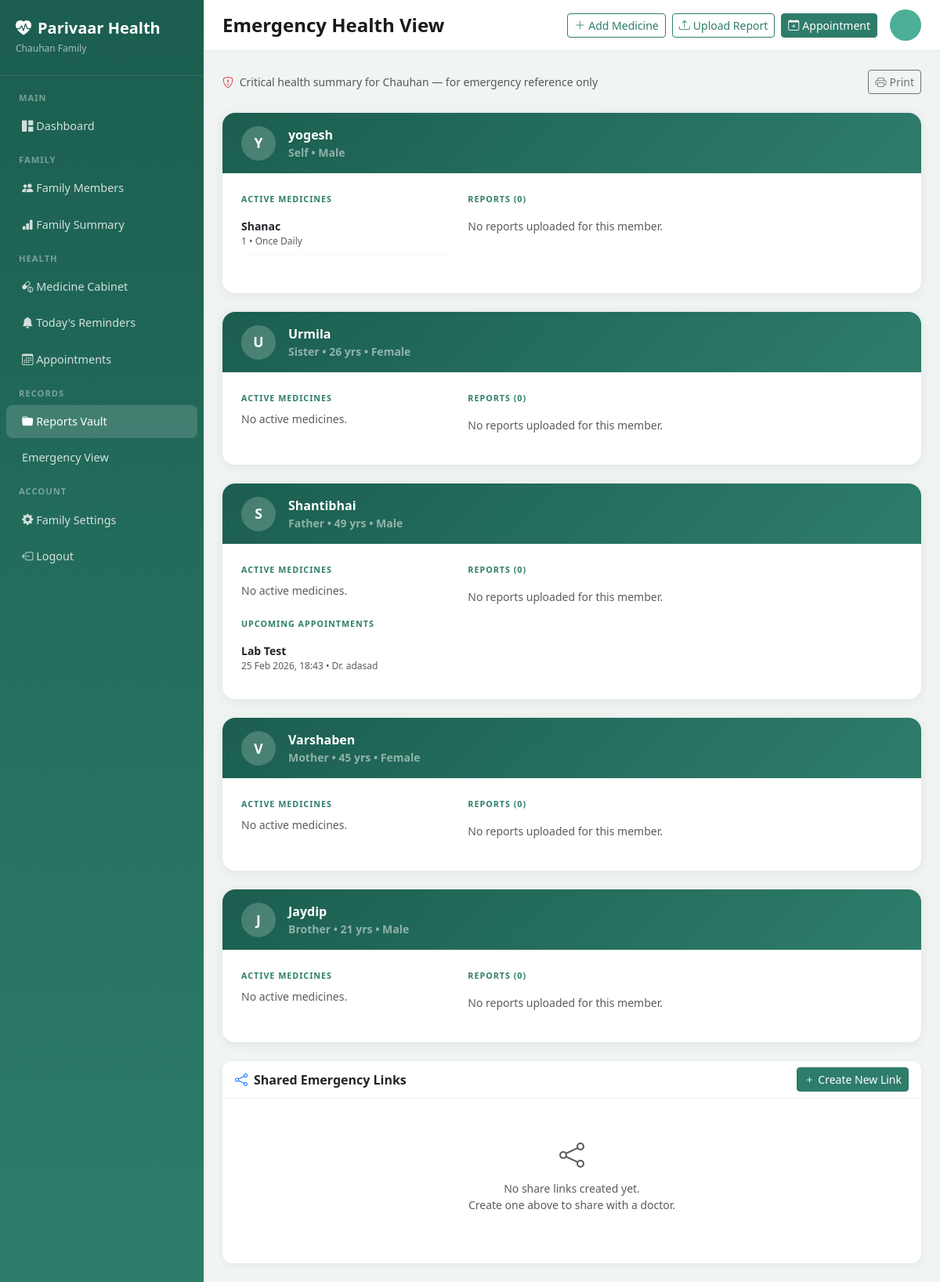
Page /vault/emergency/ (signed in) on the earlier database version.
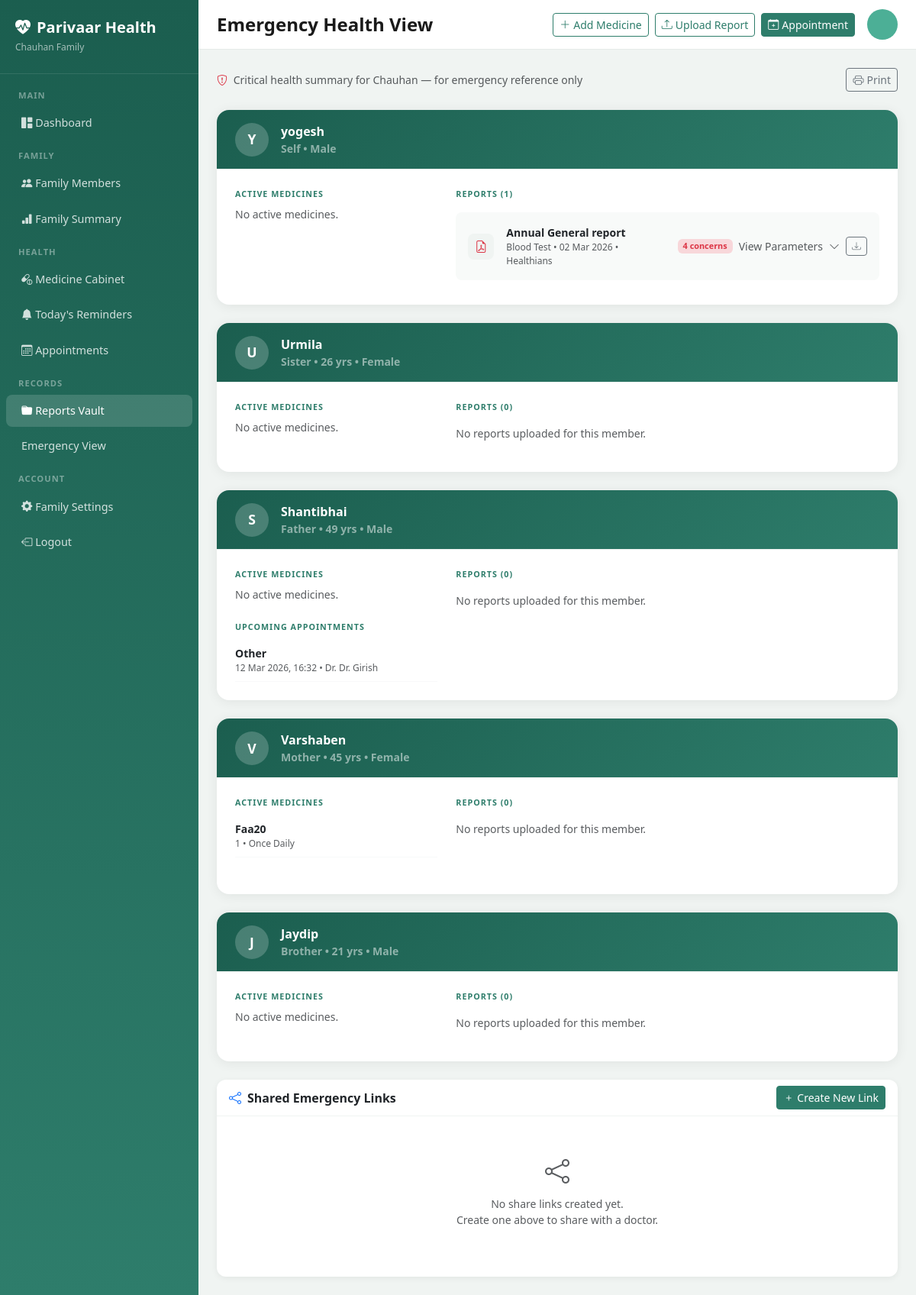
Same page on the later database version.
### accounts/models.py (models this page shows)
class FamilyMember(models.Model):
    ROLE_CHOICES = [
        ('admin', 'Primary Caregiver (Admin)'),
        ('member', 'Secondary Member'),
        ('view_only', 'View-Only Member'),
    ]
    GENDER_CHOICES = [
        ('male', 'Male'),
        ('female', 'Female'),
        ('other', 'Other'),
    ]
    RELATIONSHIP_CHOICES = [
        ('self', 'Self'),
        ('spouse', 'Spouse'),
        ('father', 'Father'),
        ('mother', 'Mother'),
        ('son', 'Son'),
        ('daughter', 'Daughter'),
        ('grandfather', 'Grandfather'),
        ('grandmother', 'Grandmother'),
        ('brother', 'Brother'),
        ('sister', 'Sister'),
        ('other', 'Other'),
    ]
    CHRONIC_CONDITION_CHOICES = [
        ('diabetes', 'Diabetes'),
        ('hypertension', 'Hypertension/BP'),
        ('heart_disease', 'Heart Disease'),
        ('asthma', 'Asthma'),
        ('thyroid', 'Thyroid'),
        ('arthritis', 'Arthritis'),
        ('kidney_disease', 'Kidney Disease'),
        ('cancer', 'Cancer'),
        ('copd', 'COPD'),
        ('other', 'Other'),
    ]
    id = models.UUIDField(primary_key=True, default=uuid.uuid4, editable=False)
    family = models.ForeignKey(Family, on_delete=models.CASCADE, related_name='members')
    user = models.OneToOneField(User, on_delete=models.SET_NULL, null=True, blank=True, related_name='family_member')
    name = models.CharField(max_length=255)
    date_of_birth = models.DateField(null=True, blank=True)
    gender = models.CharField(max_length=10, choices=GENDER_CHOICES)
    relationship = models.CharField(max_length=20, choices=RELATIONSHIP_CHOICES)
    role = models.CharField(max_length=20, choices=ROLE_CHOICES, default='member')
    phone = models.CharField(max_length=15, blank=True)
    abha_id = models.CharField(max_length=50, blank=True, verbose_name='ABHA ID')
    abha_linked = models.BooleanField(default=False)
    abha_consent = models.BooleanField(default=False)
    profile_photo = models.ImageField(upload_to='member_photos/', blank=True, null=True)
    created_at = models.DateTimeField(auto_now_add=True)
    updated_at = models.DateTimeField(auto_now=True)
    def __str__(self):
        return f"{self.name} ({self.relationship}) - {self.family.name}"
    def get_age(self):
        if self.date_of_birth:
            from datetime import date
            today = date.today()
            return today.year - self.date_of_birth.year - (
                (today.month, today.day) < (self.date_of_birth.month, self.date_of_birth.day)
            )
        return None

### medicines/models.py (models this page shows, shortened)
class Medicine(models.Model):
    FREQUENCY_CHOICES = [
        ('once_daily', 'Once Daily'),
        ('twice_daily', 'Twice Daily'),
        ('thrice_daily', 'Three Times Daily'),
        ('four_times', 'Four Times Daily'),
        ('every_6h', 'Every 6 Hours'),
        ('every_8h', 'Every 8 Hours'),
        ('every_12h', 'Every 12 Hours'),
        ('weekly', 'Once a Week'),
        ('alternate', 'Alternate Days'),
        ('as_needed', 'As Needed (SOS)'),
    ]
    id = models.UUIDField(primary_key=True, default=uuid.uuid4, editable=False)
    member = models.ForeignKey(FamilyMember, on_delete=models.CASCADE, related_name='medicines')
    name = models.CharField(max_length=255)
    dosage = models.CharField(max_length=100, help_text='e.g., 500mg, 1 tablet')
    frequency = models.CharField(max_length=20, choices=FREQUENCY_CHOICES)
    start_date = models.DateField()
    end_date = models.DateField(null=True, blank=True)
    quantity_purchased = models.PositiveIntegerField(default=0, help_text='Total tablets/units purchased')
    quantity_remaining = models.PositiveIntegerField(default=0)
    expiry_date = models.DateField(null=True, blank=True)
    low_stock_threshold = models.PositiveIntegerField(default=7, help_text='Alert when remaining < this value')
    instructions = models.TextField(blank=True, help_text='With food, Before meal, etc.')
    photo = models.ImageField(upload_to='medicine_photos/', null=True, blank=True)
    prescribed_by = models.CharField(max_length=255, blank=True)
    is_active = models.BooleanField(default=True)
    created_at = models.DateTimeField(auto_now_add=True)
    updated_at = models.DateTimeField(auto_now=True)
    class Meta:
        ordering = ['-created_at']
    def is_low_stock(self):
        return self.quantity_remaining <= self.low_stock_threshold

### calendar_app/models.py (models this page shows, shortened)
class Appointment(models.Model):
    TYPE_CHOICES = [
        ('checkup', 'General Checkup'),
        ('specialist', 'Specialist Visit'),
        ('lab', 'Lab Test'),
        ('vaccination', 'Vaccination'),
        ('dental', 'Dental'),
        ('eye', 'Eye Checkup'),
        ('physiotherapy', 'Physiotherapy'),
        ('follow_up', 'Follow-up'),
        ('other', 'Other'),
    ]
    STATUS_CHOICES = [
        ('scheduled', 'Scheduled'),
        ('completed', 'Completed'),
        ('cancelled', 'Cancelled'),
        ('rescheduled', 'Rescheduled'),
    ]
    id = models.UUIDField(primary_key=True, default=uuid.uuid4, editable=False)
    family = models.ForeignKey(Family, on_delete=models.CASCADE, related_name='appointments')
    member = models.ForeignKey(FamilyMember, on_delete=models.CASCADE, related_name='appointments')
    doctor_name = models.CharField(max_length=255, blank=True)
    clinic_hospital = models.CharField(max_length=255, blank=True)
    appointment_type = models.CharField(max_length=20, choices=TYPE_CHOICES, default='checkup')
    date_time = models.DateTimeField()
    duration_minutes = models.PositiveIntegerField(default=30)
    status = models.CharField(max_length=15, choices=STATUS_CHOICES, default='scheduled')
    notes = models.TextField(blank=True)
    send_whatsapp_reminder = models.BooleanField(default=False)
    reminder_sent = models.BooleanField(default=False)
    created_at = models.DateTimeField(auto_now_add=True)
    updated_at = models.DateTimeField(auto_now=True)
    class Meta:
        ordering = ['date_time']

### vault/models.py (models this page shows, shortened)
class Report(models.Model):
    REPORT_TYPE_CHOICES = [
        ("blood_test", "Blood Test"),
        ("urine_test", "Urine Test"),
        ("xray", "X-Ray"),
        ("mri", "MRI"),
        ("ct_scan", "CT Scan"),
        ("ecg", "ECG"),
        ("echo", "Echocardiogram"),
        ("prescription", "Prescription"),
        ("discharge_summary", "Discharge Summary"),
        ("vaccination", "Vaccination Card"),
        ("eye_test", "Eye Test"),
        ("dental", "Dental Report"),
        ("biopsy", "Biopsy Report"),
        ("other", "Other"),
    ]
    id = models.UUIDField(primary_key=True, default=uuid.uuid4, editable=False)
    family = models.ForeignKey(Family, on_delete=models.CASCADE, related_name="reports")
    member = models.ForeignKey(FamilyMember, on_delete=models.CASCADE, related_name="reports")
    report_type = models.CharField(max_length=30, choices=REPORT_TYPE_CHOICES)
    title = models.CharField(max_length=255)
    report_date = models.DateField()
    doctor = models.CharField(max_length=255, blank=True)
    hospital_lab = models.CharField(max_length=255, blank=True)
    file = models.FileField(upload_to="reports/%Y/%m/", null=True, blank=True)
    notes = models.TextField(blank=True)
    is_abha_fetched = models.BooleanField(default=False)
    is_deleted = models.BooleanField(default=False, db_index=True)
    deleted_at = models.DateTimeField(null=True, blank=True)
    created_at = models.DateTimeField(auto_now_add=True)
    updated_at = models.DateTimeField(auto_now=True)
    class Meta:
        ordering = ["-report_date"]
    def file_extension(self) -> str:
        if self.file:
            name = self.file.name.lower()
            if name.endswith(".pdf"):
                return "pdf"
            elif name.endswith((".jpg", ".jpeg", ".png")):
                return "image"
        return "other"

class ReportExtraction(models.Model):
    class Status(models.TextChoices):
        PENDING = "pending", "Pending"
        PROCESSING = "processing", "Processing"
        COMPLETED = "completed", "Completed"
        FAILED = "failed", "Failed"
    report = models.OneToOneField(
        Report,
        on_delete=models.CASCADE,
        related_name="extraction",
        primary_key=True,
    )
    status = models.CharField(
        max_length=20,
        choices=Status.choices,
        default=Status.PENDING,
        db_index=True,
    )
    raw_data = models.JSONField(
        default=dict,
        blank=True,
        help_text="Full structured JSON returned by Azure OpenAI extraction.",
    )
    error_message = models.TextField(
        blank=True,
        default="",
        help_text="Populated when status=FAILED.",
    )
    extracted_at = models.DateTimeField(
        null=True,
        blank=True,
        help_text="Timestamp when extraction completed successfully.",
    )
    created_at = models.DateTimeField(auto_now_add=True)
    updated_at = models.DateTimeField(auto_now=True)
    class Meta:
        verbose_name = "Report Extraction"
        verbose_name_plural = "Report Extractions"
    @property
    def sections(self) -> dict:
        if not self.is_completed():
            return {}
        return self.raw_data.get("sections", {})
    @property
    def patient_info(self) -> dict:
        if not self.is_completed():
            return {}
        return self.raw_data.get("patient", {})
    @property
    def health_summary(self) -> dict:
        if not self.is_completed():
            return {}
        return self.raw_data.get("health_summary", {})
    @property
    def health_score(self):
        return self.health_summary.get("health_score")
    @property
    def concern_parameters(self) -> list:
        return self.health_summary.get("concern_parameters", [])
    def is_completed(self) -> bool:
        return self.status == self.Status.COMPLETED

### vault/views.py (the view)
# urls.py: path("emergency/",              views.EmergencyViewView.as_view(),         name="emergency"),
class EmergencyViewView(FamilyOwnedMixin, TemplateView):
    template_name = "vault/emergency_view.html"
    def get_context_data(self, **kwargs):
        ctx = super().get_context_data(**kwargs)
        family = self.get_family()
        ctx["family"]       = family
        ctx["members_data"] = _build_members_data(family)
        ctx["share_links"]  = EmergencyShareLink.objects.filter(
            family=family).order_by("-created_at")
        ctx["share_form"]   = EmergencyShareLinkCreateForm(family=family)
        return ctx

### templates/vault/emergency_view.html (shortened to what the changed rows need)
{% extends 'base.html' %}
{% block content %}
{% for item in members_data %}
<div class="card mb-4 emg-card">
  <div class="card-header emg-header py-3 px-4">
    <div class="d-flex justify-content-between align-items-center">
      <div class="d-flex align-items-center gap-3">
        <div class="emg-avatar">{{ item.member.name|first|upper }}</div>
        <div>
          <div class="fw-bold text-white fs-6">{{ item.member.name }}</div>
          <div class="text-white-50 small">
            {{ item.member.get_relationship_display }}
            {% if item.member.get_age %}&bull; {{ item.member.get_age }} yrs{% endif %}
            &bull; {{ item.member.get_gender_display }}
          </div>
        </div>
      </div>
    </div>
  </div>
  <div class="card-body p-4">
    <div class="row g-4">
      <div class="col-lg-4 col-md-5">
        <div class="mb-4">
          <div class="emg-label mb-2">Active Medicines</div>
          {% if item.active_medicines %}
            {% for med in item.active_medicines %}
            <div class="d-flex justify-content-between align-items-start
                        py-2 border-bottom border-light small">
              <div>
                <div class="fw-semibold">{{ med.name }}</div>
                <div class="text-muted" style="font-size:.75rem;">
                  {{ med.dosage }} &bull; {{ med.get_frequency_display }}
                </div>
              </div>
            </div>
            {% endfor %}
          {% else %}
            <p class="text-muted small">No active medicines.</p>
          {% endif %}
        </div>
        {% if item.upcoming_appointments %}
        <div>
          <div class="emg-label mb-2">Upcoming Appointments</div>
          {% for appt in item.upcoming_appointments %}
          <div class="py-2 border-bottom border-light small">
            <div class="fw-semibold">{{ appt.get_appointment_type_display }}</div>
            <div class="text-muted" style="font-size:.75rem;">
              {{ appt.date_time|date:"d M Y, H:i" }}
              {% if appt.doctor_name %}&bull; Dr. {{ appt.doctor_name }}{% endif %}
            </div>
          </div>
          {% endfor %}
        </div>
        {% endif %}
      </div>
      <div class="col-lg-8 col-md-7">
        <div class="emg-label mb-3">
          Reports ({{ item.report_items|length }})
        </div>
        {% if item.report_items %}
          {% for ri in item.report_items %}
          {% with report=ri.report extraction=ri.extraction %}
          <div class="report-row mb-2">
            <div class="d-flex align-items-center gap-3 p-3 rounded-3
                        report-row-header"
                 style="background:#F8FAF9;cursor:pointer;"
                 data-bs-toggle="collapse"
                 data-bs-target="#params-{{ report.pk|slugify }}"
                 aria-expanded="false">
              <div class="report-icon flex-shrink-0">
                {% if report.file_extension == "pdf" %}
                  <i class="bi bi-file-earmark-pdf text-danger"></i>
                {% elif report.file_extension == "image" %}
                  <i class="bi bi-file-earmark-image text-info"></i>
                {% else %}
                  <i class="bi bi-file-earmark text-muted"></i>
                {% endif %}
              </div>
              <div class="flex-grow-1 min-w-0">
                <div class="fw-semibold small text-truncate">{{ report.title }}</div>
                <div class="text-muted" style="font-size:.75rem;">
                  {{ report.get_report_type_display }}
                  &bull; {{ report.report_date|date:"d M Y" }}
                  {% if report.hospital_lab %}&bull; {{ report.hospital_lab }}{% endif %}
                </div>
              </div>
              <div class="flex-shrink-0 d-flex align-items-center gap-2">
                {% if extraction and extraction.is_completed %}
                  {% if extraction.concern_parameters %}
                  <span class="badge bg-danger-subtle text-danger"
                        style="font-size:.68rem;">
                    {{ extraction.concern_parameters|length }} concern{{ extraction.concern_parameters|length|pluralize }}
                  </span>
                  {% else %}
                  <span class="badge"
                        style="background:#E8F5E9;color:#2E7D32;font-size:.68rem;">
                    All Normal
                  </span>
                  {% endif %}
                  <span class="text-muted small">View Parameters</span>
                  <i class="bi bi-chevron-down text-muted small expand-chevron"></i>
                {% elif extraction and extraction.is_processing %}
                  <span class="badge bg-warning text-dark" style="font-size:.68rem;">
                    <span class="spinner-border spinner-border-sm me-1"
                          style="width:.55rem;height:.55rem;"></span>Extracting
                  </span>
                {% elif extraction and extraction.is_failed %}
                  <span class="badge bg-danger" style="font-size:.68rem;">
                    Extraction Failed
                  </span>
                {% else %}
                  <span class="badge bg-secondary bg-opacity-25 text-secondary"
                        style="font-size:.68rem;">No Extraction</span>
                {% endif %}
                {% if report.file %}
                <a href="{{ report.file.url }}" target="_blank"
                   class="btn btn-sm btn-outline-secondary"
                   style="font-size:.72rem;padding:.2rem .45rem;"
                   onclick="event.stopPropagation()">
                  <i class="bi bi-download"></i>
                </a>
                {% endif %}
              </div>
            </div>
          </div>
          {% endwith %}
          {% endfor %}
        {% else %}
          <p class="text-muted small">No reports uploaded for this member.</p>
        {% endif %}
      </div>
    </div>
  </div>
</div>
{% empty %}
<div class="text-center py-5 text-muted">
  <i class="bi bi-people fs-1 d-block mb-3"></i>No family members found.
</div>
{% endfor %}
{% endblock %}

Differences in the rows shown:
removed Medicine: name "Shanac", dosage "1", frequency "Once Daily", shown under FamilyMember "yogesh"
removed Appointment: appointment_type "Lab Test", date_time "25 Feb 2026, 18:43", doctor_name "adasad", shown under FamilyMember "Shantibhai"
computed for FamilyMember "yogesh": report_items|length "0" → "1"; text "No reports uploaded for this member." → "No active medicines."
added Report: report "Annual General report", report.report_type "Blood Test", report.report_date "02 Mar 2026", report.hospital_lab "Healthians", extraction.concern_parameters|length "4", shown under FamilyMember "yogesh"
added Appointment: appointment_type "Other", date_time "12 Mar 2026, 16:32", doctor_name "Dr. Girish", shown under FamilyMember "Shantibhai"
shown differently, row unchanged: FamilyMember "Varshaben": no longer shows "No active medicines."
added Medicine: name "Faa20", dosage "1", frequency "Once Daily", shown under FamilyMember "Varshaben"
